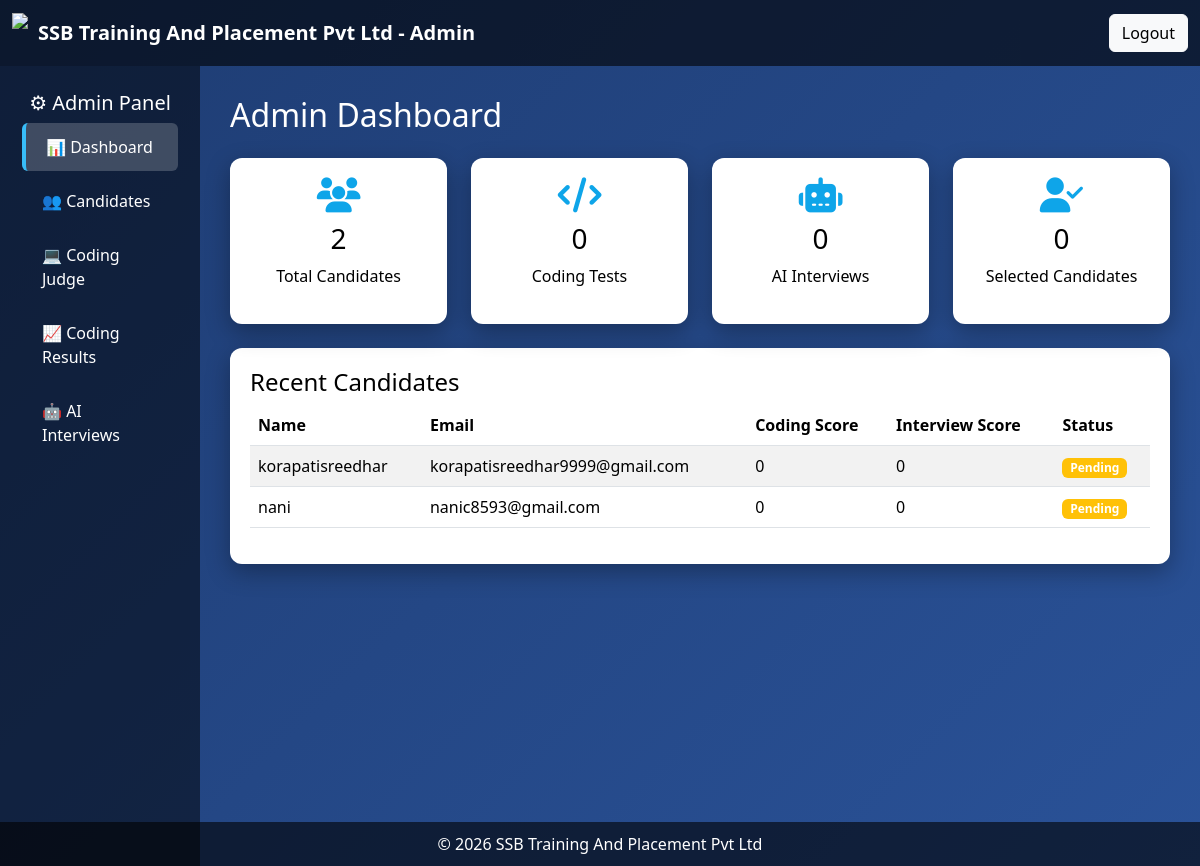
Page /admin_dashboard on the committed database.
### tables this page shows
CREATE TABLE users(
        id INTEGER PRIMARY KEY AUTOINCREMENT,
        name TEXT,
        email TEXT UNIQUE,
        password BLOB,
        role TEXT
    );

### app.py (the view)
@app.route("/admin_dashboard")
def admin_dashboard():
    conn = sqlite3.connect("database.db")
    cur = conn.cursor()
    cur.execute("SELECT COUNT(*) FROM users WHERE role='candidate'")
    total_candidates = cur.fetchone()[0]
    cur.execute("SELECT COUNT(*) FROM submissions")
    coding_tests = cur.fetchone()[0]
    cur.execute("SELECT COUNT(*) FROM interviews")
    ai_interviews = cur.fetchone()[0]
    cur.execute("SELECT COUNT(*) FROM interviews WHERE status='Selected'")
    selected_candidates = cur.fetchone()[0]
    cur.execute("""
    SELECT
        users.name,
        users.email,
        COALESCE(submissions.score,0),
        COALESCE(interviews.score,0),
        COALESCE(interviews.status,'Pending')
    FROM users
    LEFT JOIN submissions ON users.id=submissions.user_id
    LEFT JOIN interviews ON users.id=interviews.candidate_id
    WHERE users.role='candidate'
    ORDER BY users.id DESC LIMIT 5
    """)
    candidates = cur.fetchall()
    conn.close()
    return render_template(
        "admin_dashboard.html",
        total_candidates=total_candidates,
        coding_tests=coding_tests,
        ai_interviews=ai_interviews,
        selected_candidates=selected_candidates,
        candidates=candidates
    )

### templates/admin_dashboard.html (shortened to what this page needs)
<!DOCTYPE html>
<html lang="en">
<head>
<link href="https://cdn.jsdelivr.net/npm/bootstrap@5.3.2/dist/css/bootstrap.min.css" rel="stylesheet">
<link rel="stylesheet" href="https://cdnjs.cloudflare.com/ajax/libs/font-awesome/6.5.0/css/all.min.css">
</head>
<body>
<div id="particles-js"></div>
<nav class="navbar navbar-dark">
<div class="container-fluid">
<a class="navbar-brand d-flex align-items-center">
<img src="{{ url_for('static', filename='media/logo.jpeg') }}" class="logo">
<b>SSB Training And Placement Pvt Ltd - Admin</b>
</a>
<a href="/" class="btn btn-light">Logout</a>
</div>
</nav>
<div class="container-fluid">
<div class="row">
<div class="col-md-2 sidebar">
<h5 class="text-center">⚙ Admin Panel</h5>
<a class="active" href="/admin_dashboard">📊 Dashboard</a>
<a href="/admin_candidates">👥 Candidates</a>
<a href="/admin_coding_judge">💻 Coding Judge</a>
<a href="/admin_results">📈 Coding Results</a>
<a href="/admin_ai_interviews">🤖 AI Interviews</a>
</div>
<div class="col-md-10 main-area">
<h2 class="mb-4">Admin Dashboard</h2>
<div class="row g-4">
<div class="col-md-3">
<div class="stat-card">
<i class="fa fa-users stat-icon"></i>
<h3 class="mt-2">{{ total_candidates or 0 }}</h3>
<p>Total Candidates</p>
</div>
</div>
<div class="col-md-3">
<div class="stat-card">
<i class="fa fa-code stat-icon"></i>
<h3 class="mt-2">{{ coding_tests or 0 }}</h3>
<p>Coding Tests</p>
</div>
</div>
<div class="col-md-3">
<div class="stat-card">
<i class="fa fa-robot stat-icon"></i>
<h3 class="mt-2">{{ ai_interviews or 0 }}</h3>
<p>AI Interviews</p>
</div>
</div>
<div class="col-md-3">
<div class="stat-card">
<i class="fa fa-user-check stat-icon"></i>
<h3 class="mt-2">{{ selected_candidates or 0 }}</h3>
<p>Selected Candidates</p>
</div>
</div>
</div>
<br>
<div class="table-card">
<h4>Recent Candidates</h4>
<table class="table table-striped">
<thead>
<tr>
<th>Name</th>
<th>Email</th>
<th>Coding Score</th>
<th>Interview Score</th>
<th>Status</th>
</tr>
</thead>
<tbody>
{% for c in candidates %}
<tr>
<td>{{ c[0] }}</td>
<td>{{ c[1] }}</td>
<td>{{ c[2] }}</td>
<td>{{ c[3] }}</td>
<td>
<span class="badge
{% if c[4]=='Selected' %}
bg-success
{% elif c[4]=='Pending' %}
bg-warning
{% else %}
bg-danger
{% endif %}
">
{{ c[4] }}
</span>
</td>
</tr>
{% endfor %}
</tbody>
</table>
</div>
</div>
</div>
</div>
<footer class="footer">
© 2026 SSB Training And Placement Pvt Ltd
</footer>
</body>
</html>

### templates/admin_dashboard.html (style rules this page uses)
body { margin:0; font-family:'Segoe UI',sans-serif; background:linear-gradient(135deg,#1e3c72,#2a5298); color:white; }
#particles-js { position:fixed; top:0; left:0; width:100%; height:100%; z-index:0; }
.navbar { background:rgba(0,0,0,0.6); }
.logo { height:40px; margin-right:10px; }
.sidebar { min-height:100vh; background:rgba(0,0,0,0.5); padding-top:25px; position:relative; z-index:1; }
.sidebar a { display:block; color:white; padding:12px 20px; text-decoration:none; border-radius:6px; margin:6px 10px; transition:0.3s; }
.sidebar a.active { background:rgba(255,255,255,0.2); border-left:4px solid #38BDF8; }
.main-area { position:relative; z-index:1; padding:30px; }
.stat-card { background:white; color:black; border-radius:12px; padding:20px; text-align:center; box-shadow:0 8px 25px rgba(0,0,0,0.3); transition:0.3s; }
.stat-icon { font-size:35px; color:#0ea5e9; }
.table-card { background:white; color:black; border-radius:12px; padding:20px; box-shadow:0 8px 25px rgba(0,0,0,0.3); }
.footer { text-align:center; padding:10px; background:rgba(0,0,0,0.6); position:fixed; bottom:0; width:100%; }

### rows in the picture
users: name "korapatisreedhar", email "korapatisreedhar9999@gmail.com", c "0", c "Pending"
users: name "nani", email "nanic8593@gmail.com", c "0", c "Pending"

### other values in the picture
{{ total_candidates or 0 }} "2"
{{ coding_tests or 0 }} "0"
{{ ai_interviews or 0 }} "0"
{{ selected_candidates or 0 }} "0"
